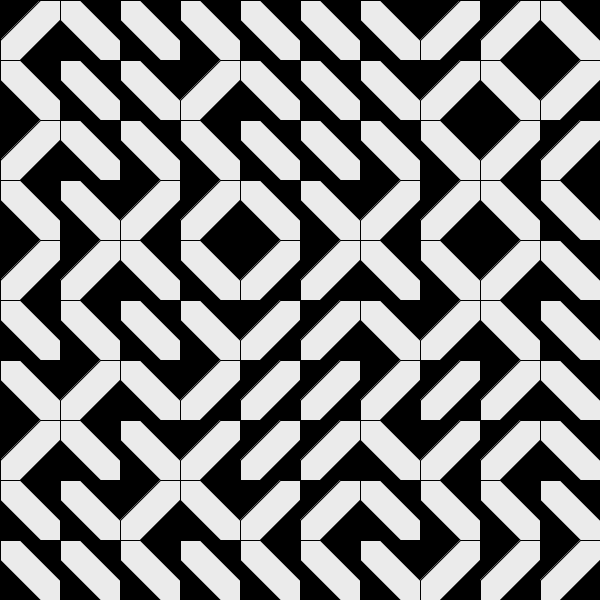
Frame 1 (no input)
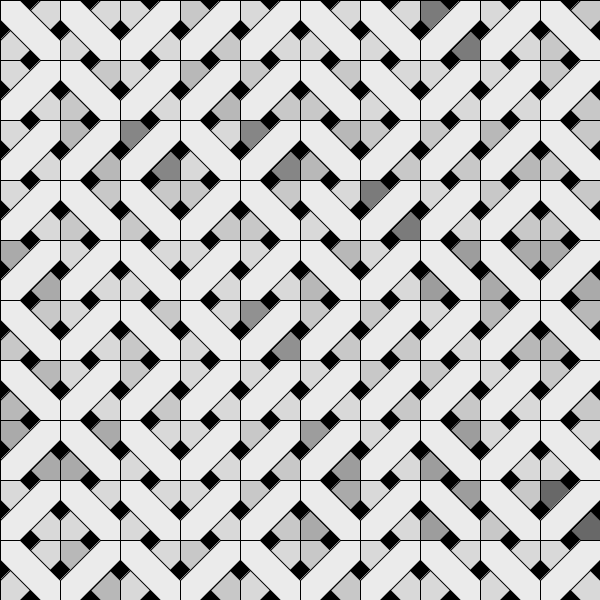
Frame 60 (the mouse pressed at the canvas centre just before this capture)
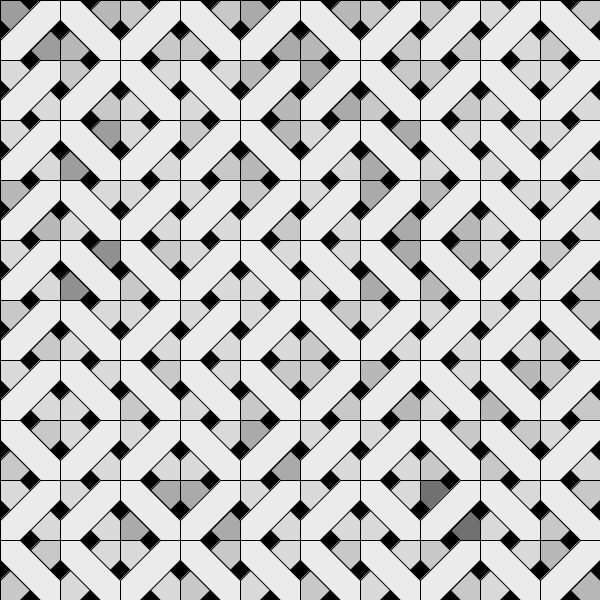
Frame 120 (the mouse held since frame 60 and released just before this capture)

The Processing sketch that drew these frames (run headless with seeded random() and noise(); from frame 60 on, the mouse is pressed at the canvas centre):

// Processing sketch: PRINTCHR__codeport
// ── PRINTCHR__codeport.pde
/*
Matt Melachrinos | mattmelachrinos.com
 
illustrative porting of 10 PRINT CHR$(205.5+RND(1)); : GOTO10
Creative Programming 1 with Jeff Thompson
*/

void setup() {
  size(600, 600);
  background(0);
  fill(255);
}

void forwardSlash(int x, int y) {
  beginShape();
  vertex(x, y);
  vertex(x+20, y);
  vertex(x+60, y+40);
  vertex(x+60, y+60);
  vertex(x+40, y+60);
  vertex(x, y+20);
  endShape(CLOSE);
}
void backSlash(int x, int y) {
  beginShape();
  vertex(x+60, y);
  vertex(x+60, y+20);
  vertex(x+20, y+60);
  vertex(x+0, y+60);
  vertex(x+0, y+40);
  vertex(x+40, y+0);
  endShape(CLOSE);
}

void draw() {
  for (int x = 0; x< 600; x += 60 ) {
    for (int y = 0; y < 600; y+= 60) {
      if (random(1) < .5)
        forwardSlash(x, y);
      else
        backSlash(x, y);
    }
  }
  fill(0, 20);  
  rect(0, 0, 600, 600);
  fill(255);
}
